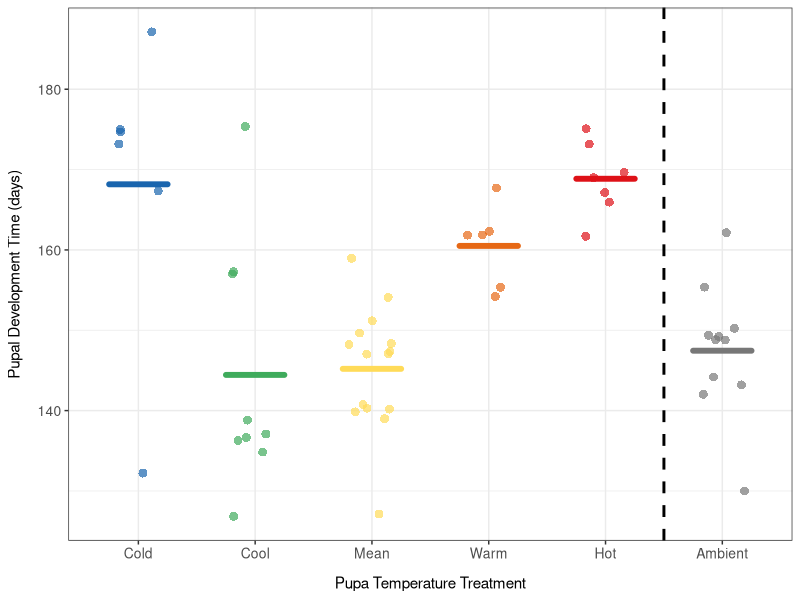
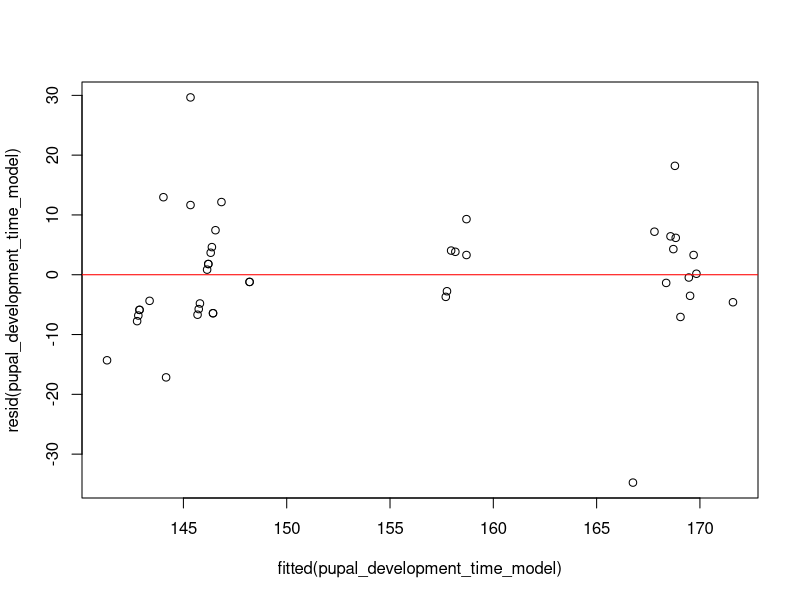
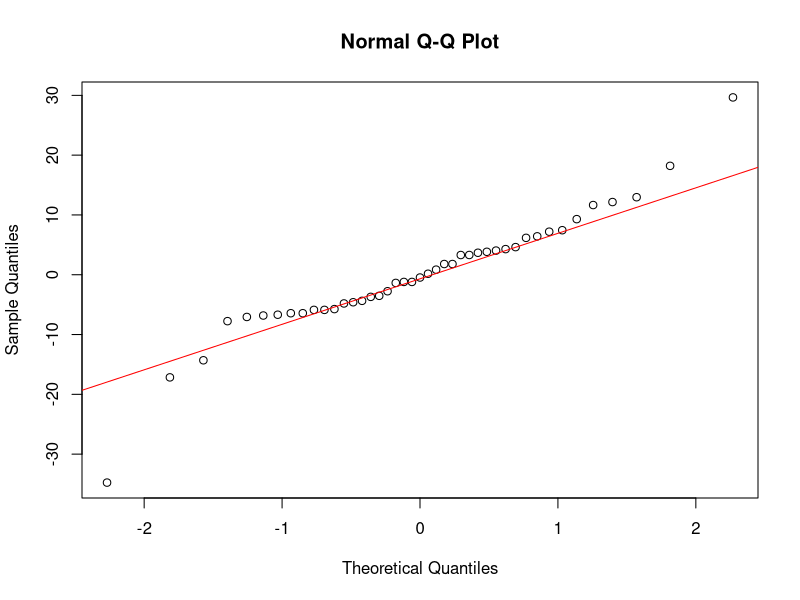
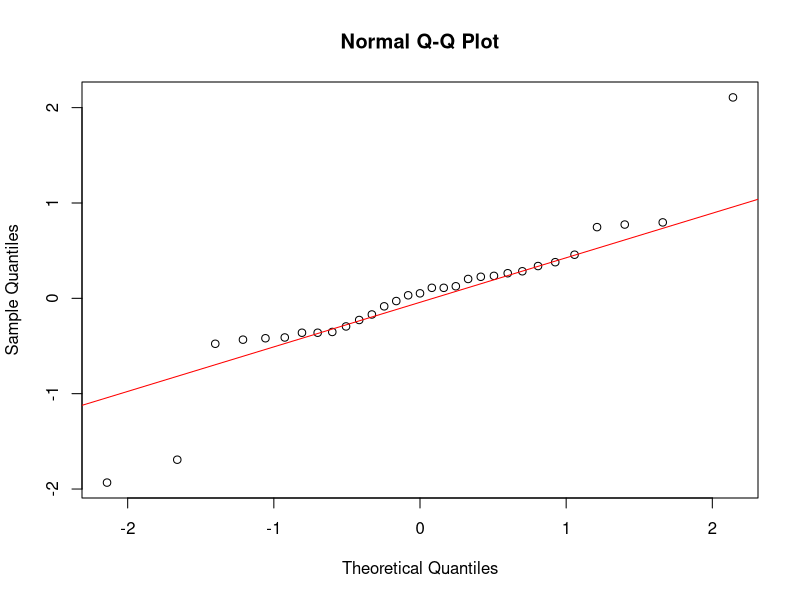
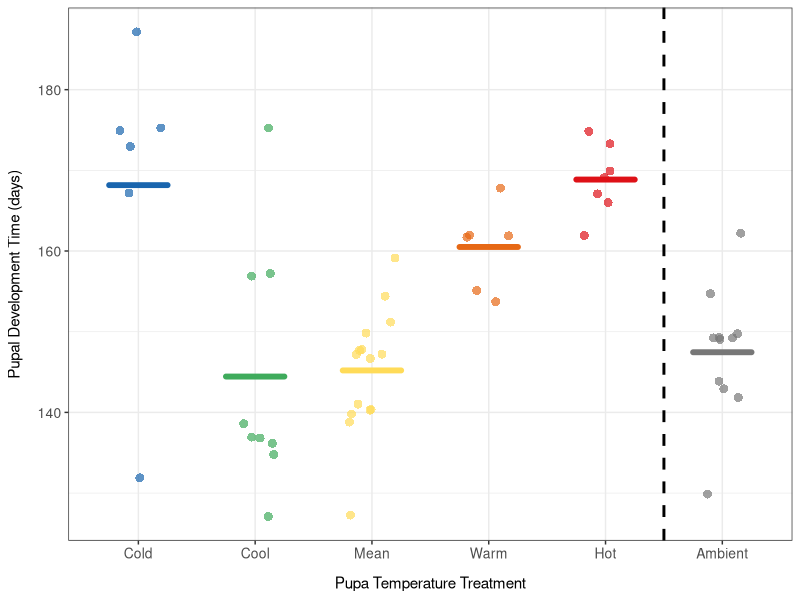

R code for these plots, in order:
#### DESCRIPTION ####

# This script analyses the data looking at the effect of temperature on winter 
# moth pupal development time

#### SET UP ####

# packages

library(tidyverse)
library(lmerTest)

# data

adult_moths <- read.csv("wm_exp1.csv")
pupal_temperature_treatments <- read.csv("pupa_temperature_treatments_daily.csv")

# reorder temperature treatments for plots

adult_moths$pupa_temperature_treatment <- factor(adult_moths$pupa_temperature_treatment,
                                                 levels = c("cold", "cool", "mean", "warm", "hot", "ambient"))


# set up a common colour palette for plots

temperature_treatment_colours <- c("cold" = "#1965AE",
                                   "cool" = "#3FAB5C",
                                   "mean" = "#FFDB58",
                                   "warm" = "#E66815", 
                                   "hot" = "#DE1117", 
                                   "ambient" = "#777777") 


#### PLOT ####

# plot the mean pupal development time for each temperature treatment with the 
# raw data points 
pupal_development_time_plot <- ggplot(adult_moths, 
                                      aes(x = pupa_temperature_treatment,
                                          y = pupa_development_time,
                                          fill = pupa_temperature_treatment,
                                          colour = pupa_temperature_treatment)) +
  geom_jitter(width = 0.2, 
              alpha = 0.7, 
              size = 3, 
              stroke = 0) +
  stat_summary(fun = mean, 
               geom = "crossbar", 
               width = 0.5,
               linewidth = 0.8, 
               alpha = 0.8, 
               lineend = "round") +
  geom_vline(xintercept = 5.5, linetype = "dashed", color = "black", linewidth = 1) +
  labs(x = "Pupa Temperature Treatment",
       y = "Pupal Development Time (days)") +
  scale_fill_manual(values = temperature_treatment_colours) +
  scale_colour_manual(values = temperature_treatment_colours) +
  scale_x_discrete(labels = c("Cold", "Cool", "Mean", "Warm", "Hot", "Ambient")) +
  theme_bw() +
  theme(axis.title = element_text(size = 11),
        axis.text = element_text(size = 10),
        axis.title.x = element_text(margin = margin(t = 10)), 
        axis.title.y = element_text(margin = margin(r = 10)),
        legend.position = "none")

# look at the output
pupal_development_time_plot

# save the plot as a png file
ggsave("pupal_development_time_plot.png", plot = pupal_development_time_plot, width = 6, height = 4, dpi = 300)

#### MODEL ####

# filter the data to remove the control treatment 
adult_moths_minus_control <- adult_moths %>%
  filter(pupa_temperature_treatment != "ambient")

# reorder the temperature treatment so that the mean is the reference for modelling
adult_moths_minus_control$pupa_temperature_treatment <- factor(adult_moths_minus_control$pupa_temperature_treatment, 
                                                               levels = c("mean", "cold", "cool", "warm", "hot"))

# convert pupa development time to a numeric variable
adult_moths_minus_control <- adult_moths_minus_control %>%
  mutate(pupa_development_time = as.numeric(as.character(pupa_development_time)))

# subset the numerical pupal temperature data and rename the columns
pupal_temperature_treatments <- pupal_temperature_treatments %>%
  subset(select = c(ambient_rounded, 
                    cold_rounded, 
                    cool_rounded, 
                    mean_rounded, 
                    warm_rounded, 
                    hot_rounded)) %>%
  rename(ambient = ambient_rounded, 
         cold = cold_rounded, 
         cool = cool_rounded, 
         mean = mean_rounded, 
         warm = warm_rounded, 
         hot = hot_rounded) %>%
  drop_na()

# calculate the mean development time for each treatment
mean_pupal_development_times <- adult_moths %>%
  group_by(pupa_temperature_treatment) %>%
  summarise(mean_development_time = mean(pupa_development_time))

print(mean_pupal_development_times)

# create two objects, one with the temperature treatments and the other with the 
# mean pupal development times 
treatment_names <- c("ambient", "cold", "cool", "mean", "warm", "hot")
mean_development_time <- c(147, 168, 144, 145, 161, 169)

# calculate the mean temperature in the 7 days before the mean development time
# for each temperature treatment
seven_day_mean_temperatures <- mapply(function(treatment, days) {
  start_day <- days - 6
  mean(pupal_temperature_treatments[[treatment]][start_day:days], na.rm = TRUE)}, 
  treatment_names, mean_development_time)

# look at the output
seven_day_mean_temperatures

# assign the categorical temperature treatments a numerical values using mean 
# temperature in the 7 days before the mean development time for each treatment
adult_moths_minus_control <- adult_moths_minus_control %>%
  mutate(pupa_temperature_treatment_numerical = case_when(
    pupa_temperature_treatment == "mean" ~ 6.24,
    pupa_temperature_treatment == "cold" ~ 0.29,
    pupa_temperature_treatment == "cool" ~ 4.37,
    pupa_temperature_treatment == "warm" ~ 8.10,
    pupa_temperature_treatment == "hot" ~ 9.23))


# model the effect of temperature on pupal development time, include a linear 
# and quadratic component and clutch ID as a random effect
pupal_development_time_model <- lmer(pupa_development_time ~ pupa_temperature_treatment_numerical + 
                                       I(pupa_temperature_treatment_numerical^2) + 
                                       (1 | clutch_id), 
                                     data = adult_moths_minus_control)

summary(pupal_development_time_model)

#### CHECK FIT ####

# compare the full model to a reduced model without the squared term
full_model <- lm(pupa_development_time ~ pupa_temperature_treatment_numerical + 
                   I(pupa_temperature_treatment_numerical^2), data = adult_moths_minus_control)
reduced_model <- lm(pupa_development_time ~ pupa_temperature_treatment_numerical, 
                    data = adult_moths_minus_control)

anova(full_model, reduced_model, test = "Chisq")

# compare the full model to a null model 
full_model <- lm(pupa_development_time ~ pupa_temperature_treatment_numerical + 
                   I(pupa_temperature_treatment_numerical^2), data = adult_moths_minus_control)
null_model <- lm(pupa_development_time ~ 1, 
                 data = adult_moths_minus_control)

anova(full_model, null_model, test = "Chisq")

#### CHECK ASSUMPTIONS ####

# check the assumption of equal variance by plotting the residuals vs fitted values 
plot(fitted(pupal_development_time_model), resid(pupal_development_time_model)) 
abline(h = 0, col = "red")


# check the normality of the residuals 
qqnorm(resid(pupal_development_time_model)) 
qqline(resid(pupal_development_time_model), col = "red")

# check the normality of the random effects

pupal_development_time_re <- ranef(pupal_development_time_model)$clutch_id[[1]]
qqnorm(pupal_development_time_re)
qqline(pupal_development_time_re, col = "red")
